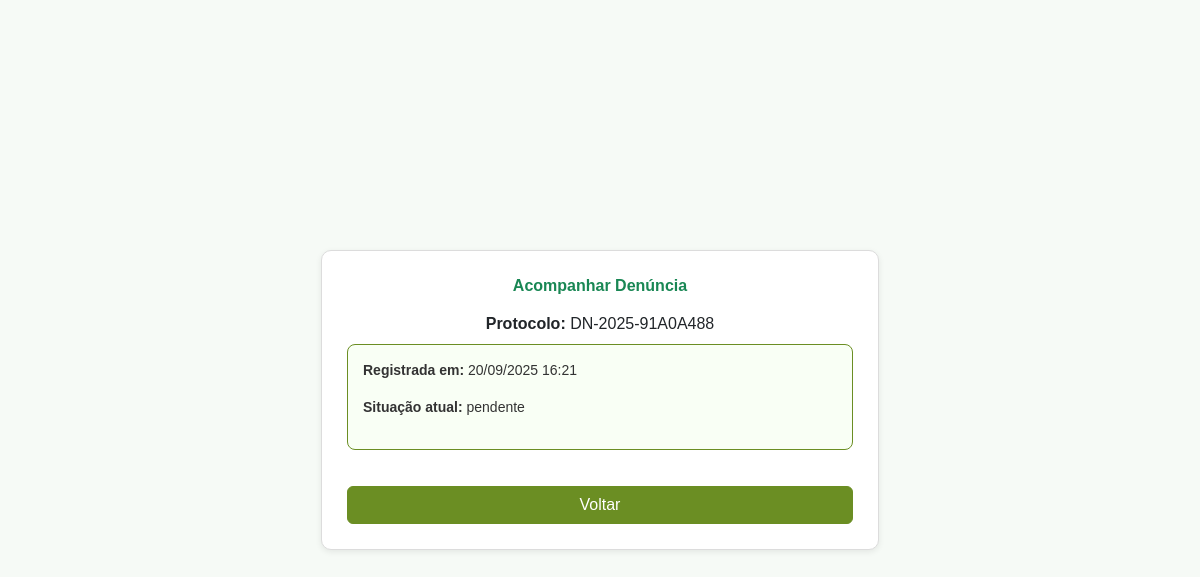
Page /denuncias/resultado_denuncia.php?protocolo=DN-2025-91A0A488 on the committed database.
### tables this page shows
CREATE TABLE `denuncias` (
  `id_denuncia` int NOT NULL AUTO_INCREMENT,
  `id_empresa` int NOT NULL,
  `id_filial` int DEFAULT NULL,
  `atos_ilicitos` varchar(40) DEFAULT NULL,
  `conduta` varchar(120) DEFAULT NULL,
  `descumprimento_normas` varchar(30) DEFAULT NULL,
  `tipo_denuncia` varchar(60) DEFAULT NULL,
  `sigilo_informacoes` varchar(60) DEFAULT NULL,
  `onde_ocorreu` text,
  `quando_ocorreu` text,
  `quem_cometeu` text,
  `continua_ocorrendo` text,
  `testemunhas` text,
  `descreva_ocorrido` text,
  `grau_certeza` varchar(120) DEFAULT NULL,
  `protocolo` varchar(120) DEFAULT NULL,
  `termo` tinyint(1) DEFAULT '0',
  `email_notificacao` varchar(255) DEFAULT NULL,
  `status` enum('pendente','em_analise','concluida') DEFAULT 'pendente',
  `created_at` timestamp NULL DEFAULT CURRENT_TIMESTAMP,
  `updated_at` timestamp NULL DEFAULT CURRENT_TIMESTAMP ON UPDATE CURRENT_TIMESTAMP,
  PRIMARY KEY (`id_denuncia`),
  KEY `fk_denuncia_empresa` (`id_empresa`),
  KEY `fk_denuncia_filial` (`id_filial`),
  CONSTRAINT `fk_denuncia_empresa` FOREIGN KEY (`id_empresa`) REFERENCES `empresas` (`id_empresa`) ON DELETE CASCADE ON UPDATE CASCADE,
  CONSTRAINT `fk_denuncia_filial` FOREIGN KEY (`id_filial`) REFERENCES `filiais` (`id_filial`) ON DELETE SET NULL ON UPDATE CASCADE
);

### denuncias/resultado_denuncia.php (the view, shortened to what this page needs)
<?php
require_once __DIR__ . '/../config/db.php';
$protocolo = $_GET['protocolo'] ?? null;
$denuncia  = null;
if ($protocolo) {
    $stmt = $pdo->prepare("SELECT * FROM denuncias WHERE protocolo = ?");
    $stmt->execute([$protocolo]);
    $denuncia = $stmt->fetch(PDO::FETCH_ASSOC);
}
?>
<!DOCTYPE html>
<html lang="pt-BR">
<head>
  <link href="https://cdn.jsdelivr.net/npm/bootstrap@5.3.0/dist/css/bootstrap.min.css" rel="stylesheet">
</head>
<body>
<div class="container d-flex justify-content-center align-items-center vh-100">
  <div class="col-md-8 col-lg-6">
    <div class="card-custom text-center">
      <h6 class="fw-bold text-success mb-3">Acompanhar Denúncia</h6>
      <?php if ($denuncia): ?>
        <p class="mb-2">
          <strong>Protocolo:</strong>
          <span class="text-dark">
            <?= htmlspecialchars($denuncia['protocolo'], ENT_QUOTES, 'UTF-8') ?>
          </span>
        </p>
        <div class="status-box">
          <p><strong>Registrada em:</strong> <?= date('d/m/Y H:i', strtotime($denuncia['created_at'])); ?></p>
          <p><strong>Situação atual:</strong> <?= htmlspecialchars($denuncia['status'] ?? 'em_analise', ENT_QUOTES, 'UTF-8') ?></p>
        </div>
      <?php else: ?>
        <div class="alert alert-danger">
          Protocolo não encontrado.
        </div>
      <?php endif; ?>
      <a href="denuncia_passo1.php" class="btn btn-primary-custom text-white mt-3">Voltar</a>
    </div>
  </div>
</div>
</body>
</html>

### denuncias/resultado_denuncia.php (style rules this page uses)
body { background-color: #f6faf6; font-family: Arial, sans-serif; }
.card-custom { border: 1px solid #dcdcdc; border-radius: 10px; padding: 25px; background: #fff; box-shadow: 0 2px 6px rgba(0,0,0,0.08); }
.status-box { border: 1px solid #6b8e23; border-radius: 8px; padding: 15px; font-size: 14px; text-align: left; margin-bottom: 20px; background: #f9fff5; color: #333; }
.btn-primary-custom { background-color: #6b8e23; border-color: #6b8e23; width: 100%; color: #fff; transition: background-color 0.3s, transform 0.2s; }

### rows in the picture
denuncias: protocolo "DN-2025-91A0A488", created_at "20/09/2025 16:21", status "pendente"
